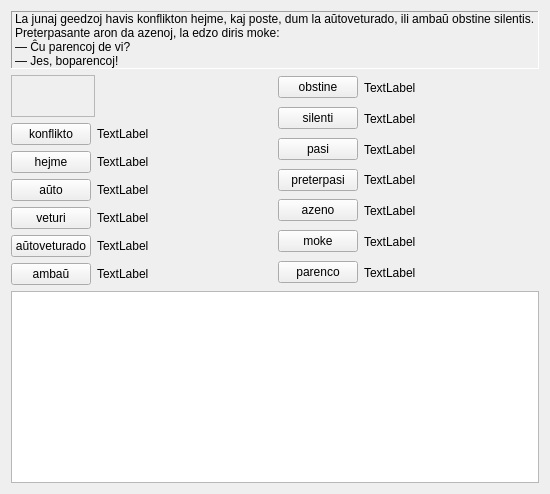
     <widget class="QWidget" name="Sendas3_Lec10">
      <attribute name="icon">
       <iconset resource="ikonoj.qrc">
        <normaloff>:/ikonoj/sendas_24.png</normaloff>:/ikonoj/sendas_24.png</iconset>
      </attribute>
      <attribute name="title">
       <string>13</string>
      </attribute>
      <layout class="QVBoxLayout" name="verticalLayout_53" stretch="0,0,1">
       <item>
        <widget class="QLabel" name="Memo8_Lec10">
         <property name="sizePolicy">
          <sizepolicy hsizetype="Preferred" vsizetype="Maximum">
           <horstretch>0</horstretch>
           <verstretch>0</verstretch>
          </sizepolicy>
         </property>
         <property name="frameShape">
          <enum>QFrame::Panel</enum>
         </property>
         <property name="frameShadow">
          <enum>QFrame::Sunken</enum>
         </property>
         <property name="text">
          <string>La junaj geedzoj havis konflikton hejme, kaj poste, dum la aŭtoveturado, ili ambaŭ obstine silentis. Preterpasante aron da azenoj, la edzo diris moke:
— Ĉu parencoj de vi?
— Jes, boparencoj!</string>
         </property>
         <property name="wordWrap">
          <bool>true</bool>
         </property>
         <property name="buddy">
          <cstring>plainTextEdit_3</cstring>
         </property>
         <property name="tipo" stdset="0">
          <string>teksta</string>
         </property>
        </widget>
       </item>
       <item>
        <layout class="QHBoxLayout" name="horizontalLayout_85">
         <item>
          <layout class="QVBoxLayout" name="verticalLayout_52">
           <item>
            <widget class="mp3ludilo" name="Lec10_memo8">
             <property name="sizePolicy">
              <sizepolicy hsizetype="Fixed" vsizetype="Fixed">
               <horstretch>0</horstretch>
               <verstretch>0</verstretch>
              </sizepolicy>
             </property>
             <property name="minimumSize">
              <size>
               <width>84</width>
               <height>42</height>
              </size>
             </property>
             <property name="maximumSize">
              <size>
               <width>16777215</width>
               <height>16777215</height>
              </size>
             </property>
             <property name="frameShape">
              <enum>QFrame::StyledPanel</enum>
             </property>
             <property name="frameShadow">
              <enum>QFrame::Plain</enum>
             </property>
            </widget>
           </item>
           <item>
            <layout class="QVBoxLayout" name="verticalLayout_51">
             <property name="spacing">
              <number>6</number>
             </property>
             <item>
              <layout class="QHBoxLayout" name="horizontalLayout_91">
               <item>
                <widget class="neklakebla" name="pushButton_84">
                 <property name="sizePolicy">
                  <sizepolicy hsizetype="Maximum" vsizetype="Fixed">
                   <horstretch>0</horstretch>
                   <verstretch>0</verstretch>
                  </sizepolicy>
                 </property>
                 <property name="text">
                  <string>konflikto</string>
                 </property>
                </widget>
               </item>
               <item>
                <widget class="QLabel" name="Lec10_Label788">
                 <property name="text">
                  <string>TextLabel</string>
                 </property>
                 <property name="wordWrap">
                  <bool>true</bool>
                 </property>
                 <property name="buddy">
                  <cstring>pushButton_84</cstring>
                 </property>
                </widget>
               </item>
              </layout>
             </item>
             <item>
              <layout class="QHBoxLayout" name="horizontalLayout_92">
               <item>
                <widget class="neklakebla" name="pushButton_90">
                 <property name="sizePolicy">
                  <sizepolicy hsizetype="Maximum" vsizetype="Fixed">
                   <horstretch>0</horstretch>
                   <verstretch>0</verstretch>
                  </sizepolicy>
                 </property>
                 <property name="text">
                  <string>hejme</string>
                 </property>
                </widget>
               </item>
               <item>
                <widget class="QLabel" name="Lec10_Label789">
                 <property name="text">
                  <string>TextLabel</string>
                 </property>
                 <property name="wordWrap">
                  <bool>true</bool>
                 </property>
                 <property name="buddy">
                  <cstring>pushButton_90</cstring>
                 </property>
                </widget>
               </item>
              </layout>
             </item>
             <item>
              <layout class="QHBoxLayout" name="horizontalLayout_93">
               <item>
                <widget class="neklakebla" name="pushButton_91">
                 <property name="sizePolicy">
                  <sizepolicy hsizetype="Maximum" vsizetype="Fixed">
                   <horstretch>0</horstretch>
                   <verstretch>0</verstretch>
                  </sizepolicy>
                 </property>
                 <property name="text">
                  <string>aŭto</string>
                 </property>
                </widget>
               </item>
               <item>
                <widget class="QLabel" name="Lec10_Label800">
                 <property name="text">
                  <string>TextLabel</string>
                 </property>
                 <property name="wordWrap">
                  <bool>true</bool>
                 </property>
                 <property name="buddy">
                  <cstring>pushButton_91</cstring>
                 </property>
                </widget>
               </item>
              </layout>
             </item>
             <item>
              <layout class="QHBoxLayout" name="horizontalLayout_94">
               <item>
                <widget class="neklakebla" name="pushButton_92">
                 <property name="sizePolicy">
                  <sizepolicy hsizetype="Maximum" vsizetype="Fixed">
                   <horstretch>0</horstretch>
                   <verstretch>0</verstretch>
                  </sizepolicy>
                 </property>
                 <property name="text">
                  <string>veturi</string>
                 </property>
                </widget>
               </item>
               <item>
                <widget class="QLabel" name="Lec10_Label801">
                 <property name="text">
                  <string>TextLabel</string>
                 </property>
                 <property name="wordWrap">
                  <bool>true</bool>
                 </property>
                 <property name="buddy">
                  <cstring>pushButton_92</cstring>
                 </property>
                </widget>
               </item>
              </layout>
             </item>
             <item>
              <layout class="QHBoxLayout" name="horizontalLayout_100">
               <item>
                <widget class="neklakebla" name="pushButton_98">
                 <property name="sizePolicy">
                  <sizepolicy hsizetype="Maximum" vsizetype="Fixed">
                   <horstretch>0</horstretch>
                   <verstretch>0</verstretch>
                  </sizepolicy>
                 </property>
                 <property name="text">
                  <string>aŭtoveturado</string>
                 </property>
                </widget>
               </item>
               <item>
                <widget class="QLabel" name="Lec10_Label790">
                 <property name="text">
                  <string>TextLabel</string>
                 </property>
                 <property name="wordWrap">
                  <bool>true</bool>
                 </property>
                 <property name="buddy">
                  <cstring>pushButton_98</cstring>
                 </property>
                </widget>
               </item>
              </layout>
             </item>
             <item>
              <layout class="QHBoxLayout" name="horizontalLayout_101">
               <item>
                <widget class="neklakebla" name="pushButton_99">
                 <property name="sizePolicy">
                  <sizepolicy hsizetype="Maximum" vsizetype="Fixed">
                   <horstretch>0</horstretch>
                   <verstretch>0</verstretch>
                  </sizepolicy>
                 </property>
                 <property name="text">
                  <string>ambaŭ</string>
                 </property>
                </widget>
               </item>
               <item>
                <widget class="QLabel" name="Lec10_Label791">
                 <property name="text">
                  <string>TextLabel</string>
                 </property>
                 <property name="wordWrap">
                  <bool>true</bool>
                 </property>
                 <property name="buddy">
                  <cstring>pushButton_99</cstring>
                 </property>
                </widget>
               </item>
              </layout>
             </item>
            </layout>
           </item>
          </layout>
         </item>
         <item>
          <layout class="QVBoxLayout" name="verticalLayout_50">
           <property name="spacing">
            <number>6</number>
           </property>
           <item>
            <layout class="QHBoxLayout" name="horizontalLayout_95">
             <item>
              <widget class="neklakebla" name="pushButton_93">
               <property name="sizePolicy">
                <sizepolicy hsizetype="Maximum" vsizetype="Fixed">
                 <horstretch>0</horstretch>
                 <verstretch>0</verstretch>
                </sizepolicy>
               </property>
               <property name="text">
                <string>obstine</string>
               </property>
              </widget>
             </item>
             <item>
              <widget class="QLabel" name="Lec10_Label792">
               <property name="text">
                <string>TextLabel</string>
               </property>
               <property name="wordWrap">
                <bool>true</bool>
               </property>
               <property name="buddy">
                <cstring>pushButton_93</cstring>
               </property>
              </widget>
             </item>
            </layout>
           </item>
           <item>
            <layout class="QHBoxLayout" name="horizontalLayout_96">
             <item>
              <widget class="neklakebla" name="pushButton_94">
               <property name="sizePolicy">
                <sizepolicy hsizetype="Maximum" vsizetype="Fixed">
                 <horstretch>0</horstretch>
                 <verstretch>0</verstretch>
                </sizepolicy>
               </property>
               <property name="text">
                <string>silenti</string>
               </property>
              </widget>
             </item>
             <item>
              <widget class="QLabel" name="Lec10_Label798">
               <property name="text">
                <string>TextLabel</string>
               </property>
               <property name="wordWrap">
                <bool>true</bool>
               </property>
               <property name="buddy">
                <cstring>pushButton_94</cstring>
               </property>
              </widget>
             </item>
            </layout>
           </item>
           <item>
            <layout class="QHBoxLayout" name="horizontalLayout_97">
             <item>
              <widget class="neklakebla" name="pushButton_95">
               <property name="sizePolicy">
                <sizepolicy hsizetype="Maximum" vsizetype="Fixed">
                 <horstretch>0</horstretch>
                 <verstretch>0</verstretch>
                </sizepolicy>
               </property>
               <property name="text">
                <string>pasi</string>
               </property>
              </widget>
             </item>
             <item>
              <widget class="QLabel" name="Lec10_Label793">
               <property name="text">
                <string>TextLabel</string>
               </property>
               <property name="wordWrap">
                <bool>true</bool>
               </property>
               <property name="buddy">
                <cstring>pushButton_95</cstring>
               </property>
              </widget>
             </item>
            </layout>
           </item>
           <item>
            <layout class="QHBoxLayout" name="horizontalLayout_98">
             <item>
              <widget class="neklakebla" name="pushButton_96">
               <property name="sizePolicy">
                <sizepolicy hsizetype="Maximum" vsizetype="Fixed">
                 <horstretch>0</horstretch>
                 <verstretch>0</verstretch>
                </sizepolicy>
               </property>
               <property name="text">
                <string>preterpasi</string>
               </property>
              </widget>
             </item>
             <item>
              <widget class="QLabel" name="Lec10_Label794">
               <property name="text">
                <string>TextLabel</string>
               </property>
               <property name="wordWrap">
                <bool>true</bool>
               </property>
               <property name="buddy">
                <cstring>pushButton_96</cstring>
               </property>
              </widget>
             </item>
            </layout>
           </item>
           <item>
            <layout class="QHBoxLayout" name="horizontalLayout_99">
             <item>
              <widget class="neklakebla" name="pushButton_97">
               <property name="sizePolicy">
                <sizepolicy hsizetype="Maximum" vsizetype="Fixed">
                 <horstretch>0</horstretch>
                 <verstretch>0</verstretch>
                </sizepolicy>
               </property>
               <property name="text">
                <string>azeno</string>
               </property>
              </widget>
             </item>
             <item>
              <widget class="QLabel" name="Lec10_Label795">
               <property name="text">
                <string>TextLabel</string>
               </property>
               <property name="wordWrap">
                <bool>true</bool>
               </property>
               <property name="buddy">
                <cstring>pushButton_97</cstring>
               </property>
              </widget>
             </item>
            </layout>
           </item>
           <item>
            <layout class="QHBoxLayout" name="horizontalLayout_102">
             <item>
              <widget class="neklakebla" name="pushButton_100">
               <property name="sizePolicy">
                <sizepolicy hsizetype="Maximum" vsizetype="Fixed">
                 <horstretch>0</horstretch>
                 <verstretch>0</verstretch>
                </sizepolicy>
               </property>
               <property name="text">
                <string>moke</string>
               </property>
              </widget>
             </item>
             <item>
              <widget class="QLabel" name="Lec10_Label796">
               <property name="text">
                <string>TextLabel</string>
               </property>
               <property name="wordWrap">
                <bool>true</bool>
               </property>
               <property name="buddy">
                <cstring>pushButton_100</cstring>
               </property>
              </widget>
             </item>
            </layout>
           </item>
           <item>
            <layout class="QHBoxLayout" name="horizontalLayout_103">
             <item>
              <widget class="neklakebla" name="pushButton_101">
               <property name="sizePolicy">
                <sizepolicy hsizetype="Maximum" vsizetype="Fixed">
                 <horstretch>0</horstretch>
                 <verstretch>0</verstretch>
                </sizepolicy>
               </property>
               <property name="text">
                <string>parenco</string>
               </property>
              </widget>
             </item>
             <item>
              <widget class="QLabel" name="Lec10_Label799">
               <property name="text">
                <string>TextLabel</string>
               </property>
               <property name="wordWrap">
                <bool>true</bool>
               </property>
               <property name="buddy">
                <cstring>pushButton_101</cstring>
               </property>
              </widget>
             </item>
            </layout>
           </item>
          </layout>
         </item>
        </layout>
       </item>
       <item>
        <widget class="cx_plainedit" name="plainTextEdit_3">
         <property name="sizePolicy">
          <sizepolicy hsizetype="Expanding" vsizetype="Maximum">
           <horstretch>0</horstretch>
           <verstretch>0</verstretch>
          </sizepolicy>
         </property>
        </widget>
       </item>
      </layout>
     </widget>
